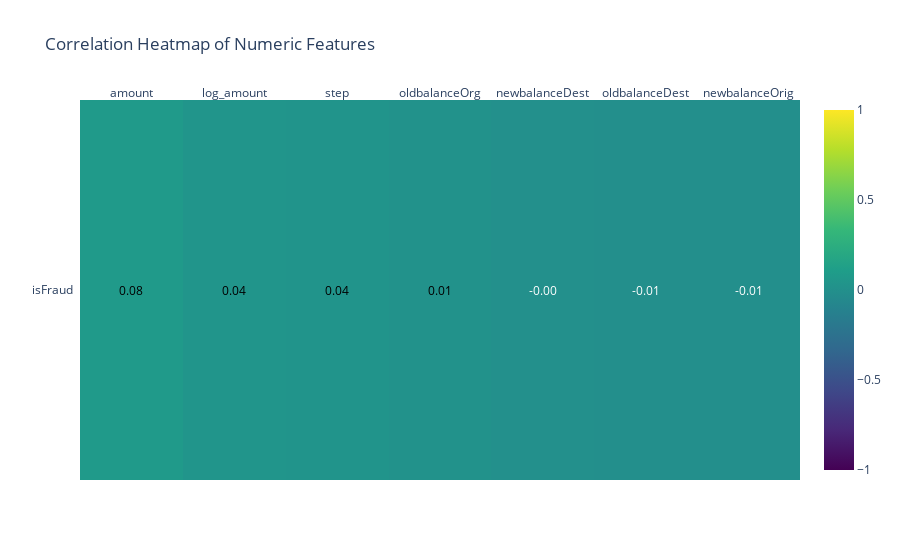

Source (notebook cell):
### Code cell
# numeric correlation to fraud
correlation_with_fraud = df.corr(numeric_only=True)['isFraud'].drop('isFraud').sort_values(ascending=False).round(3)
z = [correlation_with_fraud.values.tolist()]
x = correlation_with_fraud.index.tolist()
y = ['isFraud']

fig = ff.create_annotated_heatmap(
  z=z,
  x=x,
  y=y,
  colorscale='Viridis',
  zmin=-1, zmax=1,
  showscale=True,
  annotation_text=[[f"{val:.2f}" for val in z[0]]]
)
fig.update_layout(title='Correlation Heatmap of Numeric Features')
# fig.write_html("correlation_heatmap.html")
fig.show()

### Figure 1 — Plotly figure (JSON) as saved in the notebook; plotly's stock layout.template omitted (floating-point values rounded to 4 significant figures)
{"data": [{"colorscale": [[0, "#440154"], [0.1111, "#482878"], [0.2222, "#3e4989"], [0.3333, "#31688e"], [0.4444, "#26828e"], [0.5556, "#1f9e89"], [0.6667, "#35b779"], [0.7778, "#6ece58"], [0.8889, "#b5de2b"], [1, "#fde725"]], "reversescale": false, "showscale": true, "type": "heatmap", "x": ["amount", "log_amount", "step", "oldbalanceOrg", "newbalanceDest", "oldbalanceDest", "newbalanceOrig"], "y": ["isFraud"], "z": [[0.081, 0.043, 0.035, 0.013, -0.001, -0.007, -0.007]], "zmax": 1, "zmin": -1}], "layout": {"annotations": [{"font": {"color": "#000000"}, "showarrow": false, "text": "0.08", "x": "amount", "xref": "x", "y": "isFraud", "yref": "y"}, {"font": {"color": "#000000"}, "showarrow": false, "text": "0.04", "x": "log_amount", "xref": "x", "y": "isFraud", "yref": "y"}, {"font": {"color": "#000000"}, "showarrow": false, "text": "0.04", "x": "step", "xref": "x", "y": "isFraud", "yref": "y"}, {"font": {"color": "#000000"}, "showarrow": false, "text": "0.01", "x": "oldbalanceOrg", "xref": "x", "y": "isFraud", "yref": "y"}, {"font": {"color": "#FFFFFF"}, "showarrow": false, "text": "-0.00", "x": "newbalanceDest", "xref": "x", "y": "isFraud", "yref": "y"}, {"font": {"color": "#FFFFFF"}, "showarrow": false, "text": "-0.01", "x": "oldbalanceDest", "xref": "x", "y": "isFraud", "yref": "y"}, {"font": {"color": "#FFFFFF"}, "showarrow": false, "text": "-0.01", "x": "newbalanceOrig", "xref": "x", "y": "isFraud", "yref": "y"}], "title": {"text": "Correlation Heatmap of Numeric Features"}, "xaxis": {"dtick": 1, "gridcolor": "rgb(0, 0, 0)", "side": "top", "ticks": ""}, "yaxis": {"dtick": 1, "ticks": "", "ticksuffix": "  "}}}
